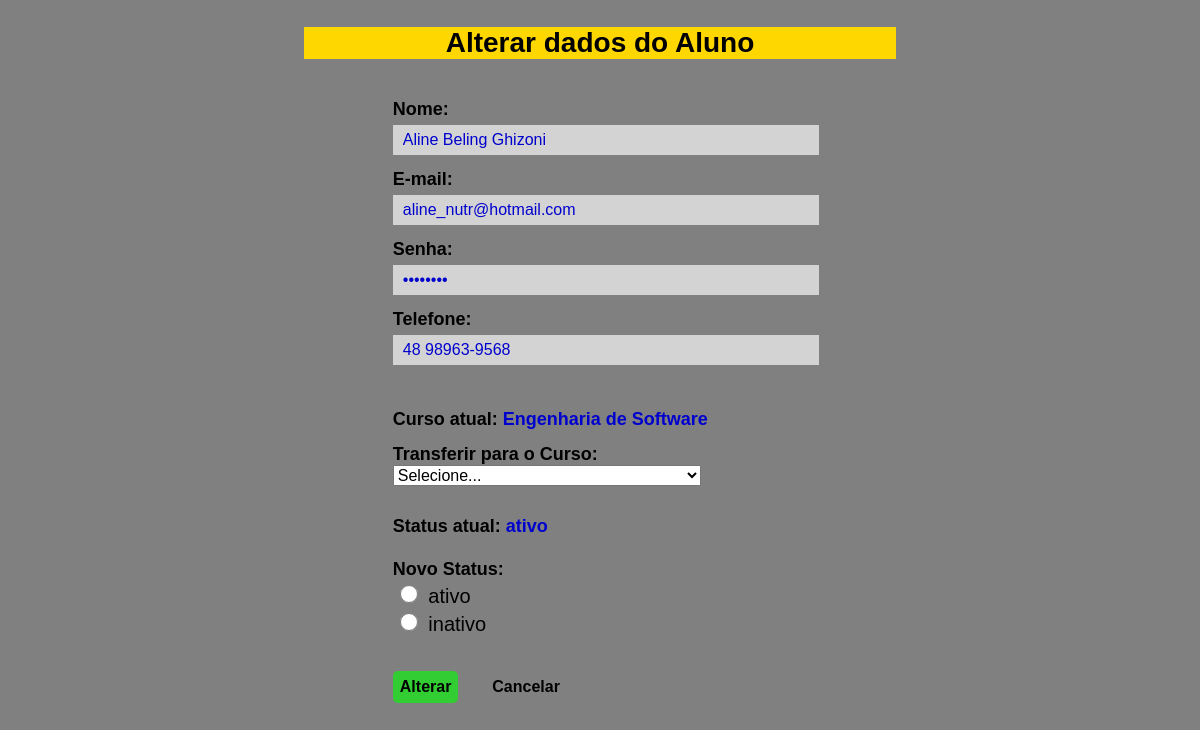
/Pages/manip_students_edit.php?id=44, run on the app's committed database.
### tables this page shows
CREATE TABLE `student` (
  `id` int(10) NOT NULL,
  `name` varchar(255) NOT NULL,
  `email` varchar(255) NOT NULL,
  `password` char(8) NOT NULL,
  `phone` varchar(15) NOT NULL,
  `course` varchar(255) NOT NULL,
  `status` varchar(8) NOT NULL,
  `created_at` timestamp NOT NULL DEFAULT current_timestamp(),
  `updated_at` timestamp NOT NULL DEFAULT current_timestamp()
);

### DataBase/Connection.php (called while the page is built)
<?php
abstract class Connection {
    protected function connectDB() {
        try {
            return $connect = new PDO("mysql:host=localhost;dbname=RA211512755", "root", "");
        } catch(PDOException $e) {
            return $e->getMessage();
        }
    }
}

### Class/Student.php (called while the page is built, shortened)
<?php
require_once ('../DataBase/Connection.php');
class Student extends Connection {
    public $conn;
    public function __construct(){
        $this->conn = $this->connectDB();
    }
    public function rescueStudent($id) {
        $this->id=$id;
        try {
            $sql = "SELECT * FROM student WHERE id = :ID";
            $stmt = $this->conn->prepare($sql);
            $stmt->bindParam(':ID', $this->id);
            $stmt->execute();
            $results = $stmt->fetchAll(PDO::FETCH_ASSOC);
            return $results[0];
        }catch(PDOException $e) {
            echo 'Error: ' . $e->getMessage();
        }
    }
}
?>

### Pages/manip_students_edit.php (the view, shortened to what this page needs)
<!DOCTYPE html>
<html lang="pt-br">
    <head>
    </head>
    <?php
    include_once ('../Class/Student.php');
    $id=$_GET["id"];
    $students = new Student();
    $student = $students->rescueStudent($id);
    ?>
    <body>
    <div class="formulario">
    <h1>Alterar dados do Aluno</h1>
    <form action="controller_student_edit.php" method="POST">
    <p> <label for="name">Nome:</label></br>
        <input type="text" id="name" name="name" value="<?=$student['name']?>" required> </p>
    <p> <label for="email">E-mail:</label></br>
        <input type="email" id="email" name="email" value="<?=$student['email']?>"  required> </p>
    <p> <label for="password">Senha:</label></br>
        <input type="password" id="password" name="password" value="<?=$student['password']?>" required> </p>
    <p> <label for="phone">Telefone:</label></br>
        <input type="tel" id="phone" name="phone" pattern="[0-9]{2} [0-9]{5}-[0-9]{4}" value="<?=$student['phone']?>" required> </p><br>
        <p><span class="text">Curso atual: </span><span class="text_course"> <?=$student['course']?></span> </p>
        <p> <label for="course"> Transferir para o Curso: </label></br>
            <select class="listaCursos" name='course' id='course' required>
                <option> Selecione...</option>
    </select><br><br>
    <p><span class="text">Status atual: </span><span class="text_course"> <?=$student['status']?></span> </p>
    <p class="text_radio"> <label for="status">Novo Status:</label></br>
        <input class="radio" type="radio" name="status" value="ativo" required> ativo
        </br><input class="radio" type="radio" name="status" value="inativo"/> inativo </p>
    <p> <button type="submit">Alterar</button>
    <a href="page_students.php">Cancelar</a> </p>
    </form>
    </div>
    </body>
    </html>

### Pages/manip_students_edit.php (style rules this page uses)
body { font-size: 14px; background-color: gray; font-family: Arial, Helvetica, sans-serif; text-align:center; }
.formulario { display:inline-block; width:50%; }
h1 { background-color:#FFD700;margin-bottom:40px }
.text_course { font-size:18px; font-weight:bold; color:#0000CD; }
.text { font-size:18px; font-weight:bold; }
form { width:100%;text-align:left; margin-left:15% }
input { width:70%; height: 28px; font-size:16px; color:#0000CD; padding-left:10px; margin-top:5px; background-color:#D3D3D3; border:0 none; }
.radio { width:22px; height:18px }
.text_radio { font-size:20px; }
label { font-size:18px; font-weight:bold; }
.listaCursos { font-size:16px; }
a { text-decoration: none; font-size: 16px; color:black; margin-left: 30px; font-weight: bold }
button { background:#32CD32; border:0 none; border-radius: 5px; font-weight: bold; font-size: 16px; margin-top:15px; padding:7px; }

### data on the page
student: name "Aline Beling Ghizoni", email "aline_nutr@hotmail.com", phone "48 98963-9568", course "Engenharia de Software", status "ativo"
